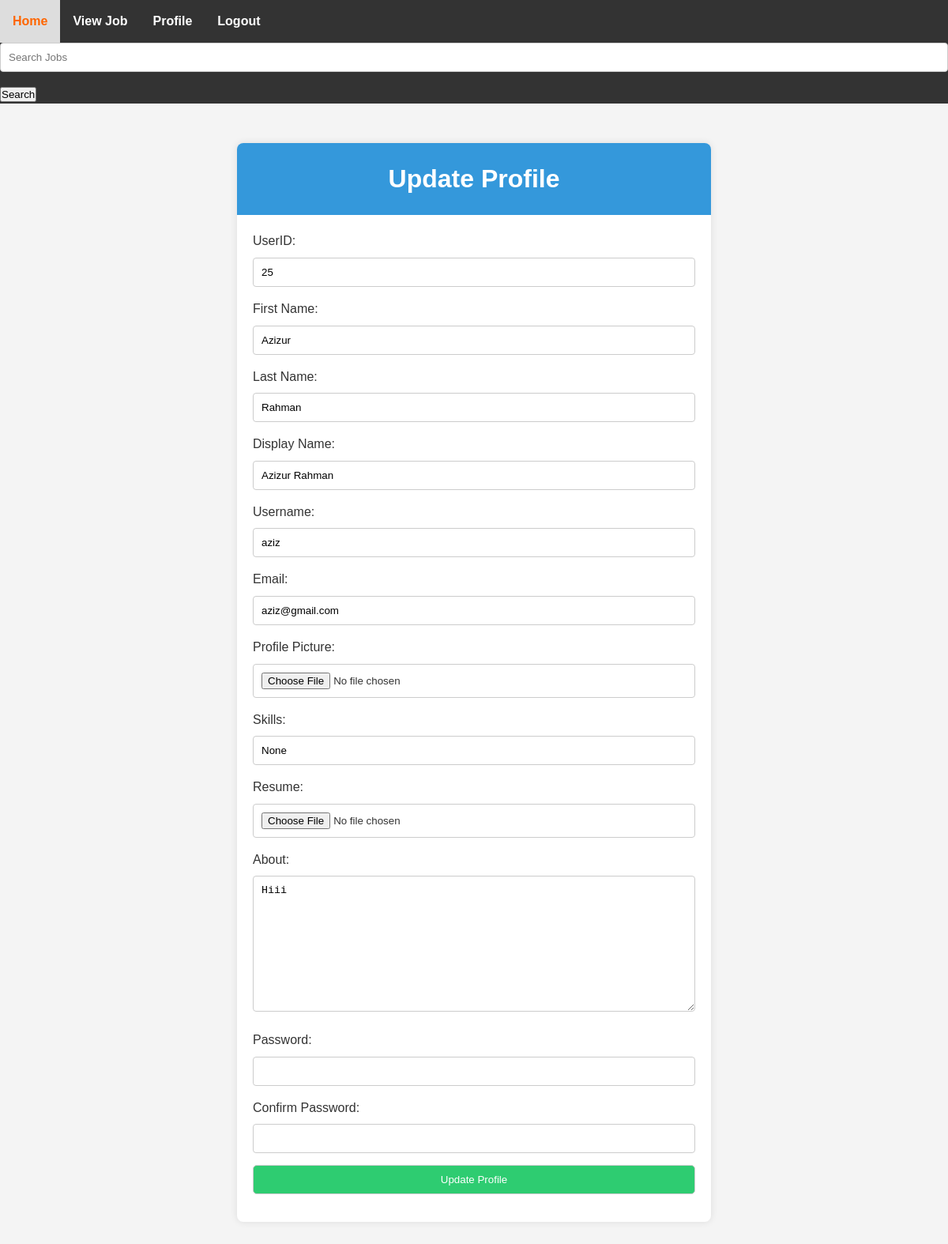
Page /EditProfilePage/ (signed in) on the committed database.
### myApp/models.py (models this page shows, shortened)
class Custom_User(AbstractUser):
    USER=[
        ('recruiter','Recruiter'),('jobseeker','JobSeeker')
    ]
    display_name=models.CharField(max_length=100)
    email=models.EmailField(unique=True)
    password=models.CharField(max_length=100)
    confirm_password=models.CharField(max_length=100)
    user_type=models.CharField(choices=USER,max_length=120)
    profile_pic=models.ImageField(upload_to="media/profile_pic",null=True)
    about= models.TextField(max_length=10000,null=True)

class JobSeekerProfile(models.Model):
    user = models.OneToOneField(Custom_User,on_delete=models.CASCADE,null=True, related_name='jobseekerprofile')
    skills=models.CharField(max_length=100,null=True)

### myProject/views.py (the view, shortened to what this page needs)
# urls.py: path('EditProfilePage/',EditProfilePage,name='EditProfilePage'),
@login_required
def EditProfilePage(request):
    context={
        'password_not_matched':"Password Not Matched",
        'Success_Message' : "Update Successfully"
    }
    user = request.user
    if not user.is_authenticated:
        return redirect('loginPage')
    return render(request, 'Editprofile.html',context)

### Template/Editprofile.html (shortened to what this page needs)
{% extends "dashboard.html" %}
{% block content %}
<!DOCTYPE html>
<html lang="en">
<head>
    </head>
<body>
<div class="update-profile-container">
    <div class="update-profile-header">
        <h1>Update Profile</h1>
    </div>
    <form action="{% url 'EditProfilePage' %}" method="POST" enctype="multipart/form-data" class="form-group">
        <label for="user_id">UserID:</label>
        <input type="text" id="user_id" name="UserID" value="{{ request.user.id }}" required readonly>
        <label for="first_name">First Name:</label>
        <input type="text" id="first_name" name="first_name" value="{{ request.user.first_name }}" required>
        <label for="last_name">Last Name:</label>
        <input type="text" id="last_name" name="last_name" value="{{ request.user.last_name }}" required>
        <label for="display_name">Display Name:</label>
        <input type="text" id="display_name" name="display_name" value="{{ request.user.display_name }}" required>
        <label for="username">Username:</label>
        <input type="text" id="username" name="username" value="{{ request.user.username }}" required readonly>
        <label for="email">Email:</label>
        <input type="email" id="email" name="email" value="{{ request.user.email }}" required readonly>
        <label for="profile_picture">Profile Picture:</label>
        <input type="file" id="profile_picture" name="image">
        {% if user.user_type == 'jobseeker' %}
        <label for="skills">Skills:</label>
        <input type="text" id="skills" name="skills" value="{{ request.user.jobseekerprofile.skills }}">
        <label for="resume">Resume:</label>
        <input type="file" id="resume" name="resume">
        {% endif %}
        <label >About:</label>
        <textarea name="about" cols="30" rows="10">{{user.about}}</textarea>
        <label for="password">Password:</label>
        <input type="password" id="password" name="password" required>
        <label for="confirm_password">Confirm Password:</label>
        <input type="password" id="confirm_password" name="confirm_password" required>
        <input type="submit" value="Update Profile" class="update-profile-button">
    </form>
</div>
</body>
</html>
{% endblock content %}

### Template/dashboard.html (style rules this page uses)
body { font-family: Arial, sans-serif; margin: 0; padding: 0; }
* { margin: 0; padding: 0; box-sizing: border-box; }
body { font-family: Arial, sans-serif; background-color: #f4f4f4; line-height: 1.6; color: #333; }

### Template/Editprofile.html (style rules this page uses)
body { font-family: Arial, sans-serif; background-color: #f4f4f4; margin: 0; padding: 0; }
.update-profile-container { max-width: 600px; margin: 50px auto; background-color: #fff; border-radius: 8px; box-shadow: 0 0 10px rgba(0, 0, 0, 0.1); overflow: hidden; }
.update-profile-header { text-align: center; padding: 20px; background-color: #3498db; color: #fff; }
.form-group { padding: 20px; }
label { display: block; margin-bottom: 8px; }
input, textarea { width: 100%; padding: 10px; margin-bottom: 15px; border: 1px solid #ccc; border-radius: 4px; box-sizing: border-box; }
.update-profile-button { display: inline-block; padding: 10px 20px; background-color: #2ecc71; color: #fff; text-decoration: none; border-radius: 5px; }

### rows in the picture
Custom_User: UserID "25", first_name "Azizur", last_name "Rahman", display_name "Azizur Rahman", username "aziz", email "aziz@gmail.com", skills "None", about "Hiii"
